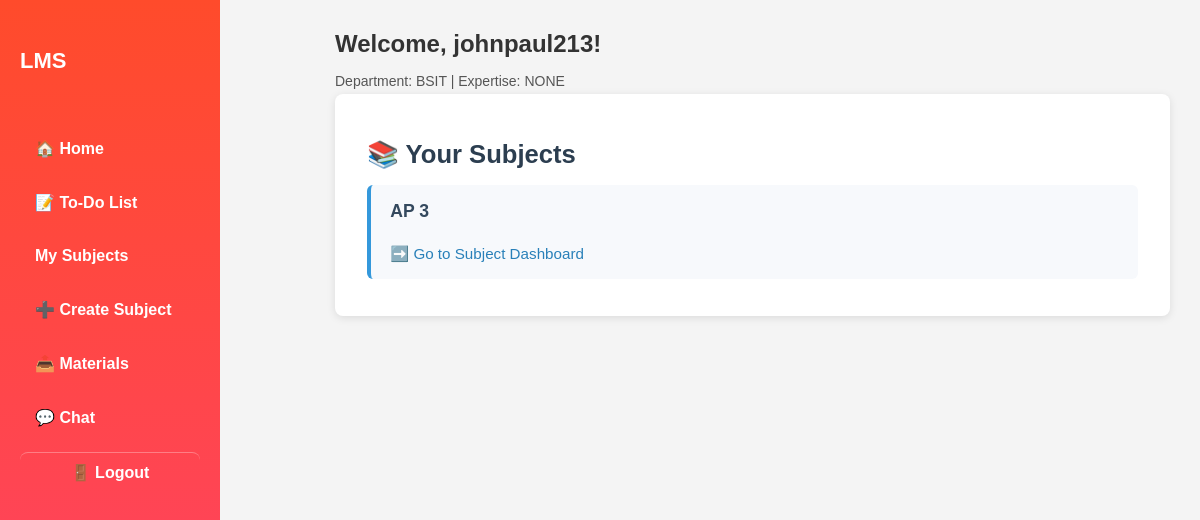
The page /teacher_dashboard.php (signed in) on the database as committed earlier.
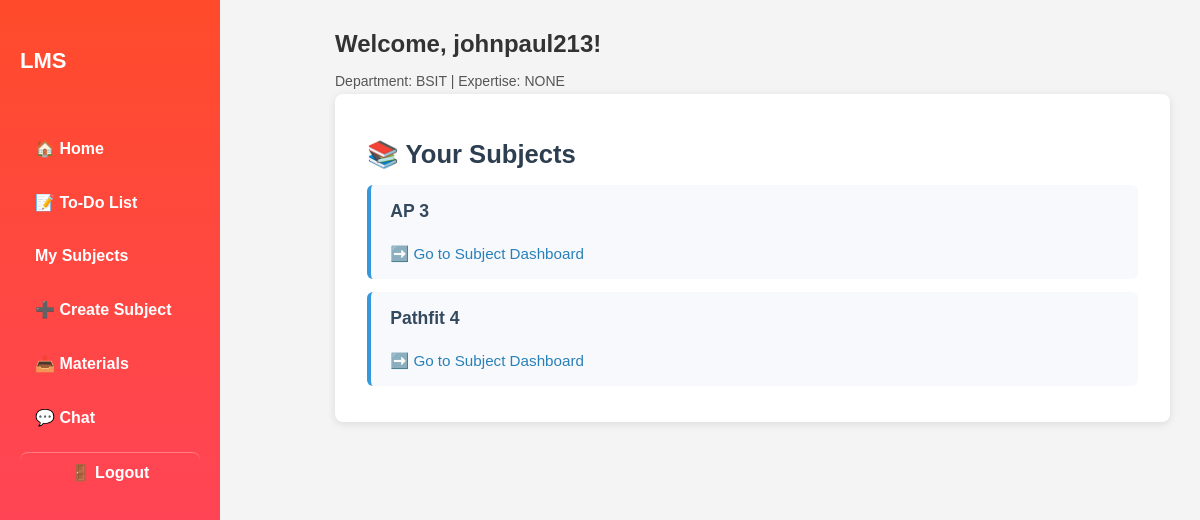
The same page on the database as committed later.
### tables this page shows
CREATE TABLE `subjects` (
  `id` int(11) NOT NULL,
  `teacher_id` int(11) NOT NULL,
  `subject_name` varchar(255) NOT NULL,
  `description` text DEFAULT NULL,
  `created_at` timestamp NOT NULL DEFAULT current_timestamp()
);

### teacher_dashboard.php (the view, shortened to what this page needs)
<?php
require 'db.php';
$stmt = $conn->prepare("SELECT * FROM teachers WHERE user_id = ?");
$stmt->execute([$_SESSION['user']['id']]);
$teacher = $stmt->fetch();
$stmt = $conn->prepare("SELECT * FROM subjects WHERE teacher_id = ?");
$stmt->execute([$_SESSION['user']['id']]);
$subjects = $stmt->fetchAll();
?>
<!DOCTYPE html>
<html lang="en">
<head>
    <link rel="stylesheet" href="./styles/dashboard.css" />
</head>
<body>
    <button id="menuBtn" class="menu-btn" aria-label="Toggle menu">☰ Menu</button>
    <div class="sidebar">
        <h2>LMS</h2>
        <ul>
            <li><a href="teacher_dashboard.php">🏠 Home</a></li>
            <li><a href="todo.php">📝 To-Do List</a></li>
            <li><a href="subjects.php">My Subjects</a></li>
            <li><a href="create_subject.php">➕ Create Subject</a></li>
            <li><a href="materials.php">📤 Materials</a></li>
            <li><a href="chat.php">💬 Chat</a></li>
            <li><a href="logout.php" class="logout-link">🚪 Logout</a></li>
        </ul>
    </div>
    <div class="main-content">
        <h1>Welcome, <?php echo htmlspecialchars($_SESSION['user']['username']); ?>!</h1>
        <p>
            Department: <?php echo htmlspecialchars($teacher['department']); ?> |
            Expertise: <?php echo htmlspecialchars($teacher['expertise']); ?>
        </p>
        <section class="section" aria-label="Your Subjects">
            <h2>📚 Your Subjects</h2>
            <?php if (count($subjects) === 0): ?>
                <p>You have not created any subjects yet.</p>
            <?php else: ?>
                <ul>
                    <?php foreach ($subjects as $subject): ?>
                        <li>
                            <strong><?php echo htmlspecialchars($subject['subject_name']); ?></strong>
                            <br>
                            <a href="subject.php?id=<?php echo $subject['id']; ?>">➡️ Go to Subject Dashboard</a>
                        </li>
                    <?php endforeach; ?>
                </ul>
            <?php endif; ?>
        </section>
</body>
</html>

Rows that differ between the two databases and show on the page:
added subjects: subject_name "Pathfit 4"
